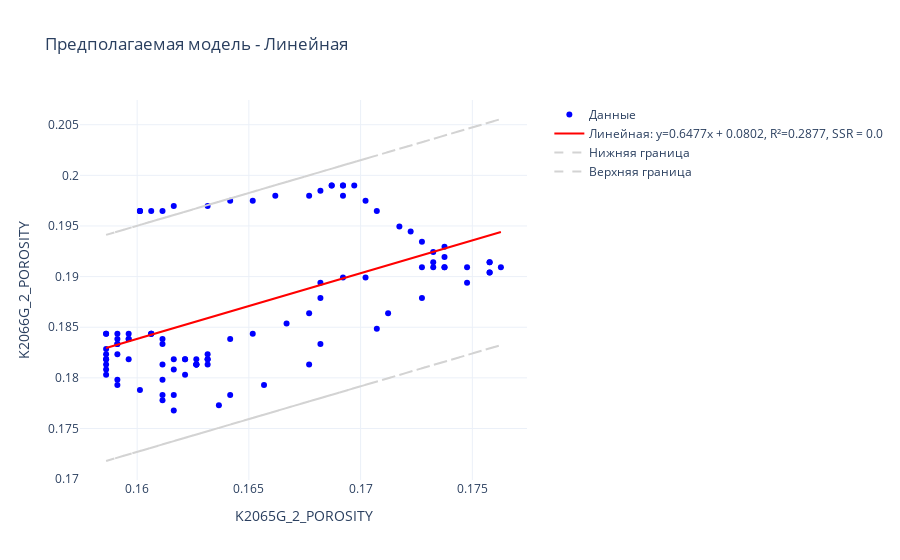
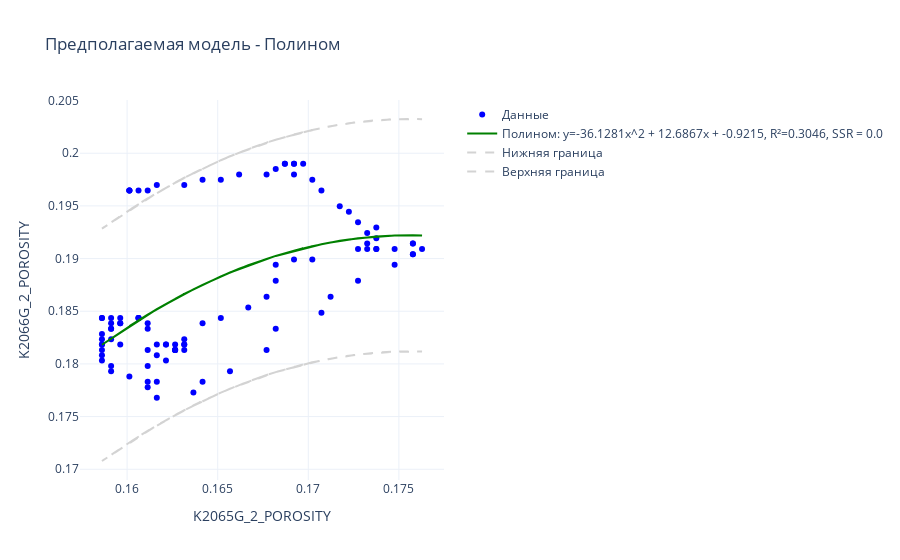

Notebook cell for these charts, in order:
### Code cell
fit_and_plot_lists_6(K2065G_2_POROSITY, K2066G_2_POROSITY, "K2065G_2_POROSITY", "K2066G_2_POROSITY")
